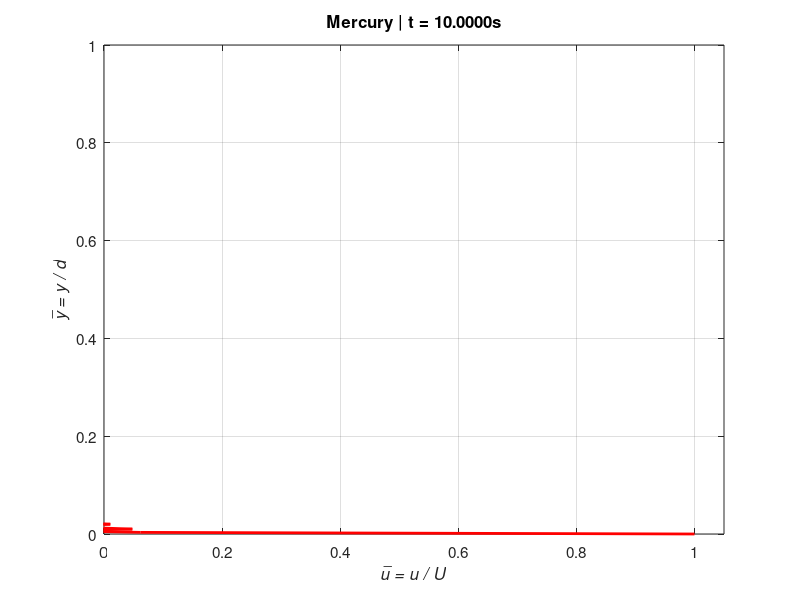
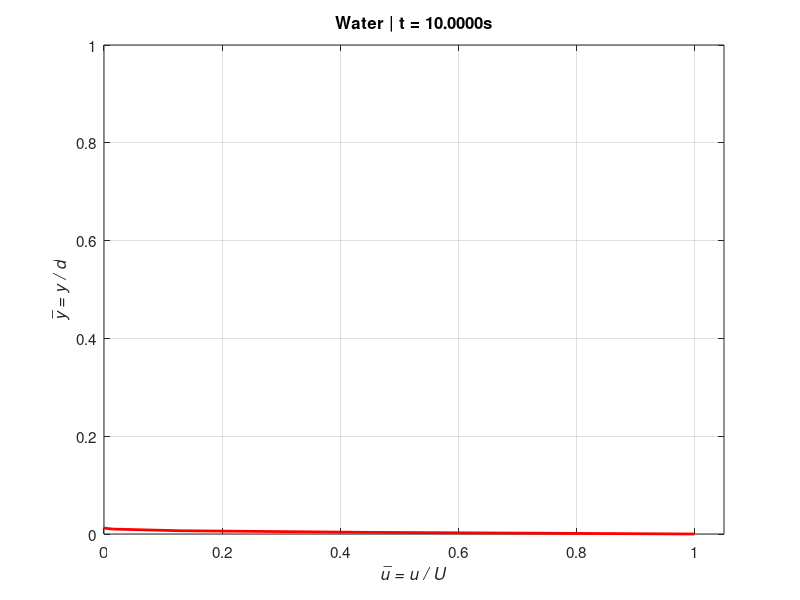
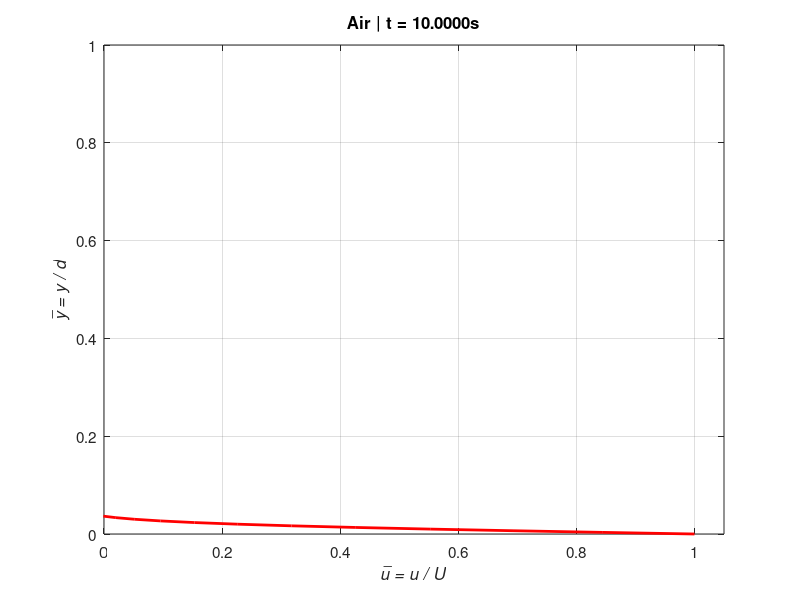
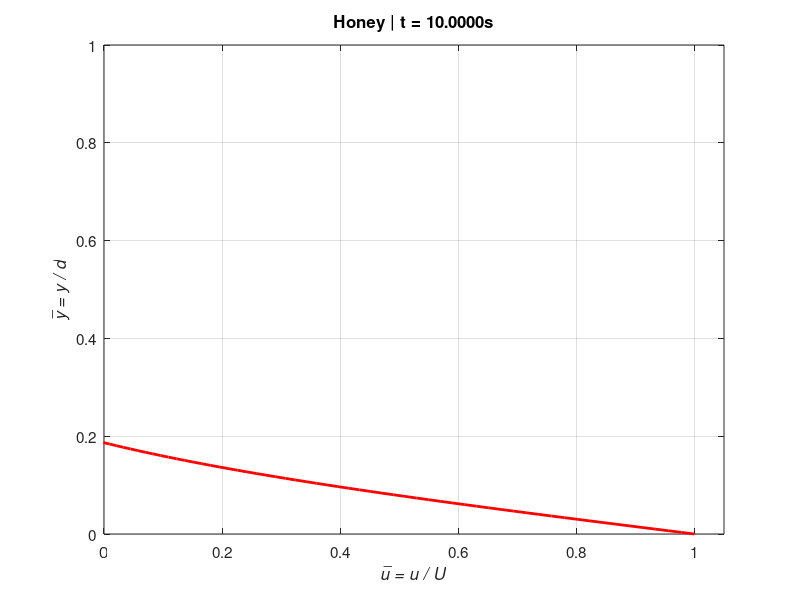

Here is the MATLAB script that generated these plots, in order:
% clear; clc; close all;
% 
% % Fluid properties: {name, kinematic viscosity [m^2/s]}
% fluids = {
%     'Mercury', 1.2e-7;
%     'Water',   1.0e-6;
%     'Air',     1.5e-5;
%     'Honey',   1.0e-3;
% };
% 
% U = 1;           % Bottom plate velocity
% d = 1;           % Plate spacing
% Ny = 200;        % y-resolution
% y = linspace(0, d, Ny)';  % Column vector
% N_modes = 200;   % Fourier terms
% 
% % Time settings
% t_vals = logspace(2,4,10);  
% % Output folder
% out_dir = 'startup_startup_flow';
% if ~exist(out_dir, 'dir'), mkdir(out_dir); end
% 
% % Loop over fluids
% for f = 1:size(fluids,1)
%     name = fluids{f,1};
%     nu   = fluids{f,2};
% 
%     for k = 1:length(t_vals)
%         t = t_vals(k);
% 
%         % Series solution
%         u = U * (1 - y/d);  % steady profile
% 
%         for n = 0:N_modes
%             lambda_n = (2*n + 1)*pi / (2*d);
%             term = (4*U / (pi * (2*n + 1))) * sin(lambda_n * y) .* exp(-nu * lambda_n^2 * t);
%             u = u - term;  % Subtract the transient part
%         end
%         u = U * (1 - (4/pi) * u);  % Final profile
% 
%         % Plot
%         fig = figure('Visible','off');
%         plot(u/U, y/d, 'r-', 'LineWidth', 2);
%         xlabel('u / U', 'FontSize', 12);
%         ylabel('y / d', 'FontSize', 12);
%         t_star = nu * t / d^2;
%         title(sprintf('%s | \\nu = %a.1e | t = %.1f s | t^* = %.4f', ...
%             name, nu, t, t_star), ...
%             'FontSize', 13, 'FontWeight', 'bold');
%         grid on; xlim([0 1.02]); ylim([0 1])
%         set(gca, 'FontSize', 11); set(gcf, 'Color', 'w');
% 
%         % Save
%         fname = sprintf('%s/%s_t%.1fs_tstar%.4f.png', out_dir, name, t, t_star);
%         saveas(fig, fname);
%         close(fig);
%     end
% end
% 
% disp('Fourier-based velocity evolution plots saved for all fluids.');


% 
% clear; clc; close all;
% 
% % Fluid properties: {name, kinematic viscosity [m^2/s]}
% fluids = {
%     'Mercury', 1.2e-7;
%     'Water',   1.0e-6;
%     'Air',     1.5e-5;
%     'Honey',   1.0e-3;
% };
% 
% U = 1;            % Bottom plate velocity
% d = 1;            % Plate spacing
% Ny = 300;         % y-resolution
% y = linspace(0, d, Ny)';     % Spatial grid
% y_bar = y / d;                % Non-dimensional y
% N_modes = 200;                % Fourier terms
% 
% %  Now use dimensionless time w.r.t fluid’s own timescale
% t_ratio_vals = logspace(-3, 1, 15);  % t / tc = t * nu / d^2 = t_star
% 
% for f = 1:size(fluids,1)
%     name = fluids{f,1};
%     nu   = fluids{f,2};
% 
%     tc = d^2 / nu;  % characteristic viscous diffusion time
% 
%     % Create output folder
%     out_dir = fullfile('shear_flow_scaled_time', name);
%     if ~exist(out_dir, 'dir'), mkdir(out_dir); end
% 
%     for k = 1:length(t_ratio_vals)
%         t_ratio = t_ratio_vals(k);  % t / tc
%         t = t_ratio * tc;           % dimensional time
%         t_star = nu * t / d^2;      % this will just be equal to t_ratio (sanity check)
% 
%         % Series solution
%         u = U * (1 - y/d);  % steady state profile
%         for n = 0:N_modes
%             lambda_n = (2*n + 1) * pi / (2*d);
%             A_n = (4 * U) / (pi * (2*n + 1));
%             u = u - A_n * sin(lambda_n * y) .* exp(-lambda_n^2 * t_star);
%         end
%         u_bar = u / U;
% 
%         % Plot
%         fig = figure('Visible','off');
%         plot(u_bar, y_bar, 'r-', 'LineWidth', 2);
%         xlabel('\itu̅ = u / U', 'FontSize', 12);
%         ylabel('\ity̅ = y / d', 'FontSize', 12);
%         title(sprintf('%s | t/\\itt_c = %.4f | t = %.4fs', name, t_ratio, t), ...
%             'FontSize', 13, 'FontWeight', 'bold');
%         grid on; xlim([0 1.05]); ylim([0 1]);
%         set(gca, 'FontSize', 11); set(gcf, 'Color', 'w');
% 
%         % Save
%         fname = sprintf('%s/%s_frame%02d_tratio%.4f.png', out_dir, name, k, t_ratio);
%         saveas(fig, fname);
%         close(fig);
%     end
% end
% 
% disp(' Shear flow plots saved for all fluids with scaled time (t/tc).');


clear; clc; close all;

% Fluid properties: {name, kinematic viscosity [m^2/s]}
fluids = {
    'Mercury', 1.2e-7;
    'Water',   1.0e-6;
    'Air',     1.5e-5;
    'Honey',   1.0e-3;
};

U = 1;             % Bottom plate velocity
d = 1;             % Plate spacing
Ny = 300;          % y-resolution
y = linspace(0, d, Ny)';     % Spatial grid
y_bar = y / d;                % Non-dimensional y
N_modes = 200;                % Fourier terms

t_vals = logspace(1, 6, 15);  % From 0.001s to 10s

% Create output base folder
out_dir = 'shear_flow_fixed_physical_time_corrected';
if ~exist(out_dir, 'dir'), mkdir(out_dir); end

% Loop through each fixed PHYSICAL time
for k = 1:length(t_vals)
    t = t_vals(k);  % physical time in seconds

    % Create a subfolder for this time
    t_folder = sprintf('%s/t_%.4fs', out_dir, t);
    if ~exist(t_folder, 'dir'), mkdir(t_folder); end

    % Now compute velocity for each fluid at this same physical time
    for f = 1:size(fluids,1)
        name = fluids{f,1};
        nu   = fluids{f,2};

        % Correct Fourier series solution (satisfying BCs at y=0 and y=d)
        u = zeros(size(y));
        for n = 0:N_modes
            lambda_n = (2*n + 1) * pi / (2*d);
            A_n = (4 * U) / (pi * (2*n + 1));
            u = u + A_n * sin(lambda_n * y) .* exp(-nu * lambda_n^2 * t);
        end

        % Final profile
        u = U * (1 - y/d) - u;
        u_bar = u / U;

        % Plot
        fig = figure('Visible','off');
        plot(u_bar, y_bar, 'r-', 'LineWidth', 2);
        xlabel('\itu̅ = u / U', 'FontSize', 12);
        ylabel('\ity̅ = y / d', 'FontSize', 12);
        title(sprintf('%s | t = %.4fs', name, t), ...
            'FontSize', 13, 'FontWeight', 'bold');
        grid on; xlim([0 1.05]); ylim([0 1]);
        set(gca, 'FontSize', 11); set(gcf, 'Color', 'w');

        % Save
        fname = sprintf('%s/%s_t%.4fs.png', t_folder, name, t);
        saveas(fig, fname);
        close(fig);
    end
end

disp('Correct shear flow profiles saved at fixed physical times (with BCs enforced).');
